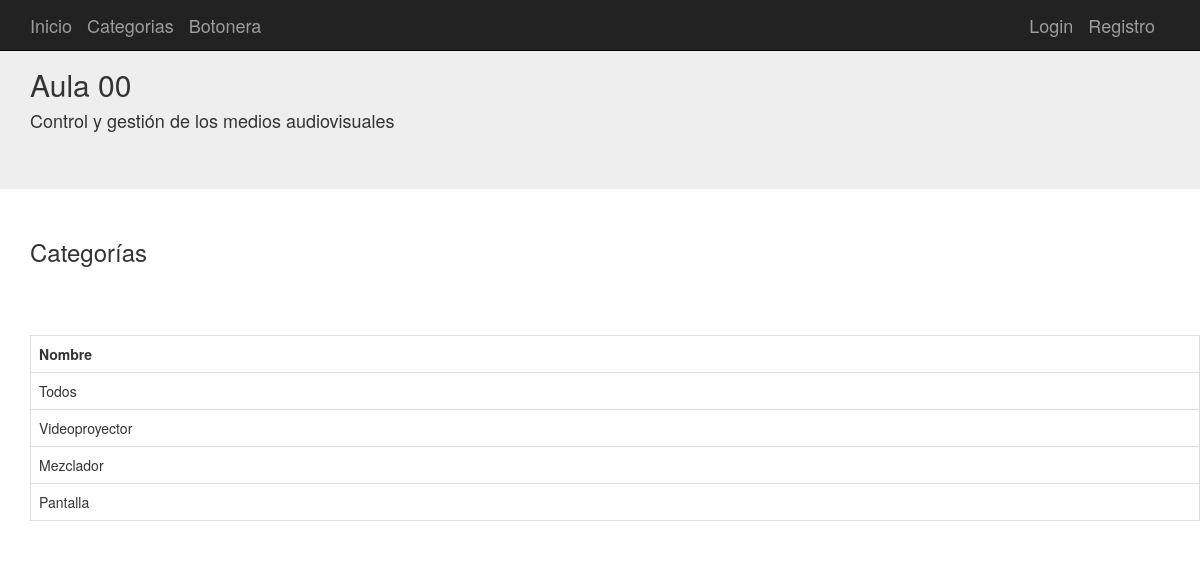
Screenshot of /categorias with the database file from the repository.
### aplicacion/models.py (models this page shows, shortened)
class Categorias(db.Model):
	__tablename__ = 'categorias'
	id = Column(Integer, primary_key=True)
	nombre = Column(String(100))
	modelo = relationship("Dispositivos", cascade="all, delete-orphan", backref="Categorias",lazy='dynamic')

### aplicacion/app.py (the view)
@app.route('/categorias')
def categorias():
	categorias=Categorias.query.all()
	logging.debug("/categorias")
	return render_template("categorias.html",categorias=categorias)

### aplicacion/templates/categorias.html (shortened to what this page needs)
{% extends "base.html" %}
{% block contenido %}
<div class="container">
  <div class="row">
    <h3>Categorías</h3>
    <br/>
    <br/><br/>
    <div class="list-group">
      <table class="table table-bordered">
        <tr>
            <th>Nombre</th>
        </tr>
      {% for cat in categorias %}
        <tr>
          <td>{{cat.nombre}}</td>
        </tr>
      {% endfor %}
      </table>
    </div>
  </div>
</div>
{% endblock %}

### rows the page displays
Categorias: nombre "Todos"
Categorias: nombre "Videoproyector"
Categorias: nombre "Mezclador"
Categorias: nombre "Pantalla"
